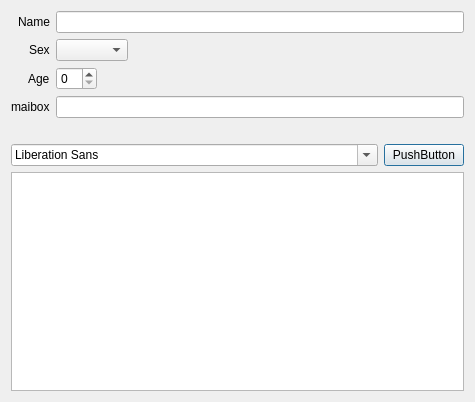
<?xml version="1.0" encoding="UTF-8"?>
<ui version="4.0">
 <class>Dialog</class>
 <widget class="QDialog" name="Dialog">
  <property name="geometry">
   <rect>
    <x>0</x>
    <y>0</y>
    <width>475</width>
    <height>402</height>
   </rect>
  </property>
  <property name="windowTitle">
   <string>Dialog</string>
  </property>
  <layout class="QVBoxLayout" name="verticalLayout">
   <property name="sizeConstraint">
    <enum>QLayout::SetMinimumSize</enum>
   </property>
   <item>
    <layout class="QFormLayout" name="formLayout">
     <property name="fieldGrowthPolicy">
      <enum>QFormLayout::ExpandingFieldsGrow</enum>
     </property>
     <property name="rowWrapPolicy">
      <enum>QFormLayout::DontWrapRows</enum>
     </property>
     <property name="labelAlignment">
      <set>Qt::AlignRight|Qt::AlignTrailing|Qt::AlignVCenter</set>
     </property>
     <property name="formAlignment">
      <set>Qt::AlignLeading|Qt::AlignLeft|Qt::AlignTop</set>
     </property>
     <item row="0" column="0">
      <widget class="QLabel" name="nameLabel">
       <property name="text">
        <string>Name</string>
       </property>
      </widget>
     </item>
     <item row="0" column="1">
      <widget class="QLineEdit" name="nameLineEdit"/>
     </item>
     <item row="1" column="0">
      <widget class="QLabel" name="sexLabel">
       <property name="text">
        <string>Sex</string>
       </property>
      </widget>
     </item>
     <item row="1" column="1">
      <widget class="QComboBox" name="sexComboBox"/>
     </item>
     <item row="2" column="1">
      <widget class="QSpinBox" name="ageSpinBox"/>
     </item>
     <item row="3" column="0">
      <widget class="QLabel" name="maiboxLabel">
       <property name="text">
        <string>maibox</string>
       </property>
      </widget>
     </item>
     <item row="3" column="1">
      <widget class="QLineEdit" name="maiboxLineEdit"/>
     </item>
     <item row="2" column="0">
      <widget class="QLabel" name="ageLabel">
       <property name="text">
        <string>Age</string>
       </property>
      </widget>
     </item>
    </layout>
   </item>
   <item>
    <spacer name="verticalSpacer">
     <property name="orientation">
      <enum>Qt::Vertical</enum>
     </property>
     <property name="sizeType">
      <enum>QSizePolicy::Preferred</enum>
     </property>
     <property name="sizeHint" stdset="0">
      <size>
       <width>20</width>
       <height>20</height>
      </size>
     </property>
    </spacer>
   </item>
   <item>
    <layout class="QHBoxLayout" name="horizontalLayout" stretch="1,0">
     <item>
      <widget class="QFontComboBox" name="fontComboBox"/>
     </item>
     <item>
      <widget class="QPushButton" name="pushButton">
       <property name="text">
        <string>PushButton</string>
       </property>
      </widget>
     </item>
    </layout>
   </item>
   <item>
    <widget class="QTextEdit" name="textEdit"/>
   </item>
  </layout>
 </widget>
 <resources/>
 <connections/>
</ui>
